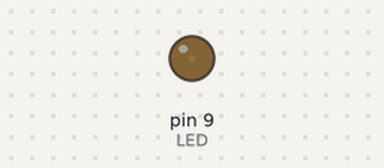
A sketch run on a simulated Arduino Uno, built with avr-gcc and run on an emulated ATmega328P. Parts: output pins drawn as LEDs (lit = HIGH).

Above: at 0.05 s.
At 0.95 s:
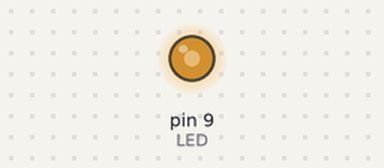
At 1.4 s:
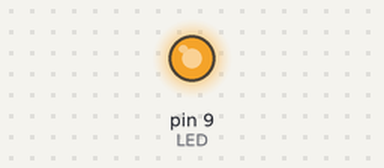
At 2.75 s:
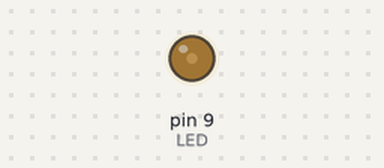
Timing chart, 0 to 7.0 s (numbered marks = the images above):
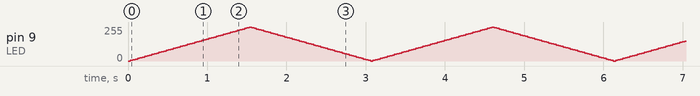

The sketch:

Fade.ino
```cpp
// Fades an LED on PWM pin 9 up and down. Wire: pin 9 -> 220 ohm -> LED -> GND.
const int LED = 9;
int level = 0;
int step = 5;

void setup() {
  pinMode(LED, OUTPUT);
}

void loop() {
  analogWrite(LED, level);
  level += step;
  if (level <= 0 || level >= 255) step = -step;
  delay(30);
}
```
